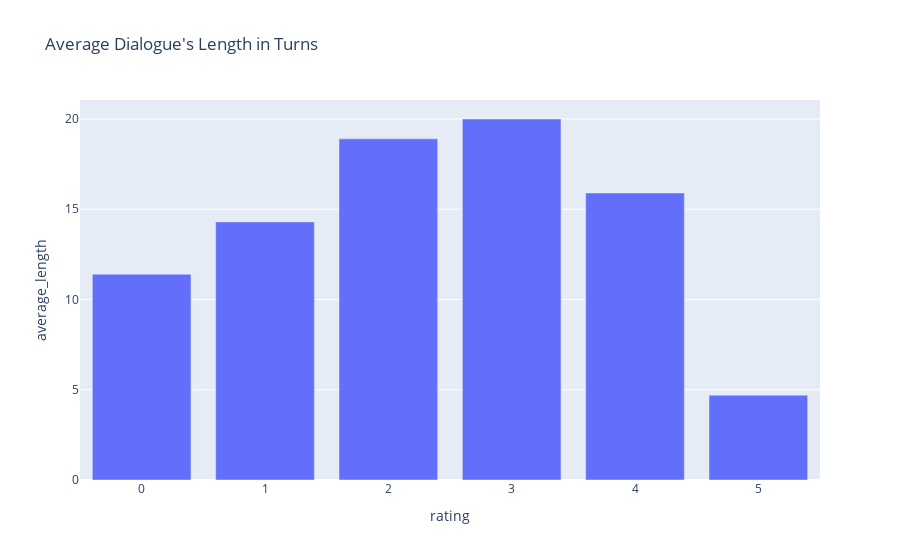

Notebook code for this chart:
### Code cell
d = px.data.gapminder()
fig = px.bar(length_dict, x='rating', y='average_length', title="Average Dialogue's Length in Turns")
fig.show(renderer="colab")

### Figure 1 — Plotly figure (JSON) as saved in the notebook; plotly's stock layout.template omitted (floating-point values rounded to 4 significant figures)
{"data": [{"alignmentgroup": "True", "hovertemplate": "rating=%{x}<br>average_length=%{y}<extra></extra>", "legendgroup": "", "marker": {"color": "#636efa", "pattern": {"shape": ""}}, "name": "", "offsetgroup": "", "orientation": "v", "showlegend": false, "textposition": "auto", "type": "bar", "x": [0, 1, 2, 3, 4, 5], "xaxis": "x", "y": [11.4, 14.3, 18.9, 20, 15.9, 4.7], "yaxis": "y"}], "layout": {"barmode": "relative", "legend": {"tracegroupgap": 0}, "title": {"text": "Average Dialogue's Length in Turns"}, "xaxis": {"anchor": "y", "domain": [0, 1], "title": {"text": "rating"}}, "yaxis": {"anchor": "x", "domain": [0, 1], "title": {"text": "average_length"}}}}
